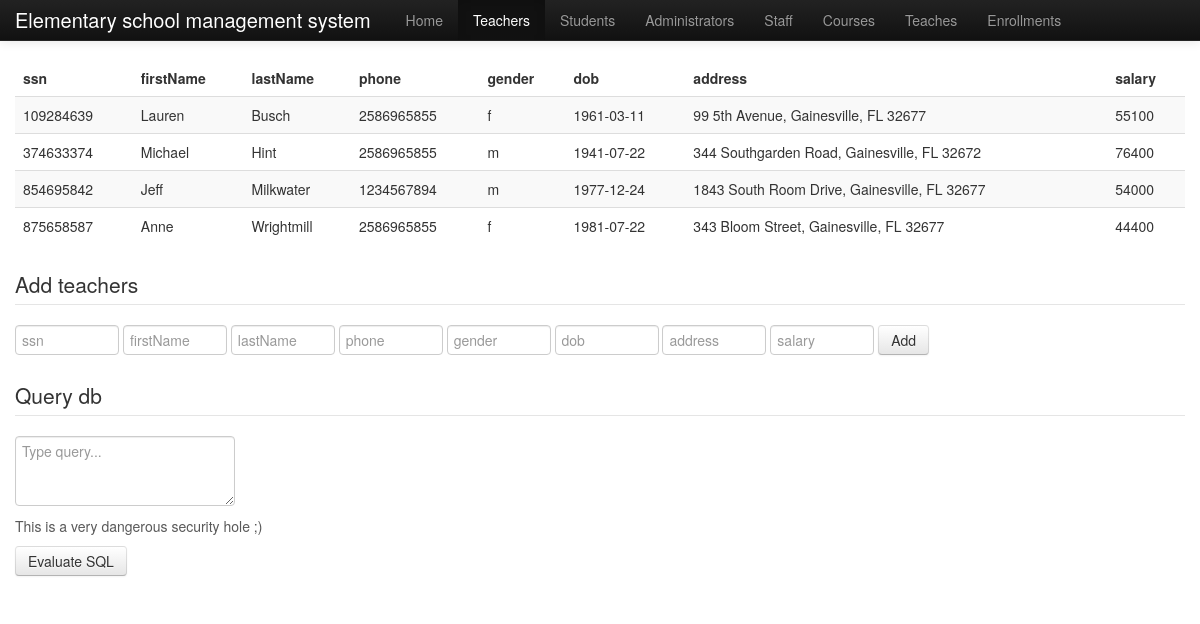
The page /teachers on the database its author committed.
### tables this page shows
CREATE TABLE Teachers (
	ssn integer primary key check (ssn >= 0 and length(ssn) = 9),
	firstName text not null,
	lastName text not null,
	phone integer not null check (phone >= 0 and length(phone) = 10),
	gender text not null check (gender = 'm' or gender = 'f'),
	dob date not null,
	address text not null,
	salary integer not null check (salary >= 0 and length(salary) < 6)
);

### test.py (the view)
@app.route("/teachers")
def teachers():
	result = query_db("select * from Teachers")
	return render_template("entries.html", entries=result, active_page="teachers")

### test.py (called while the page is built)
def connect_db():
	conn = sqlite3.connect("database.db")
	conn.execute("PRAGMA foreign_keys = ON;")
	return conn

def query_db(query, args=(), one=False):
	cur = g.db.execute(query, args)
	rv = [dict((cur.description[idx][0], value)
			   for idx, value in enumerate(row)) for row in cur.fetchall()]
	return (rv[0] if rv else None) if one else rv

@app.before_request
def before_request():
	g.db = connect_db()

@app.teardown_request
def teardown_request(e):
	g.db.close()

### templates/entries.html (shortened to what this page needs)
{% extends "layout.html" %}
{% block container %}
<table class="table table-striped">
	<thead>
		<tr>
		{% for key in entries[0] %}
			<th>{{ key }}</th>
		{% endfor %}
		</tr>
	</thead>
	<tbody>
		{% for entry in entries %}
			<tr>
				{% for key in entry %}
					<td>{{ entry[key] }}</td>
				{% endfor %}
			</tr>
		{% endfor %}
	</tbody>
</table>
<form action="{{ url_for('add_' + active_page) }}" method="post" class="form-inline">
	<fieldset>
		<legend>{{"Add " + active_page}}</legend>
		{% for key in entries[0] %}
			<input type="text" class="input-small" placeholder={{ key }} name={{ key }}>
		{% endfor %}
		<button type="submit" class="btn">Add</button>
	</fieldset>
</form>
<form action="{{ url_for('qdb') }}" method="post">
	<fieldset>
		<legend>Query db</legend>
		<textarea type="text" rows="3" placeholder="Type query..." name="sql"></textarea>
		<span class="help-block">This is a very dangerous security hole ;)</span>
		<button type="submit" class=" btn">Evaluate SQL</button>
	</fieldset>
</form>
{% endblock %}

### templates/layout.html (style rules this page uses)
body { padding-top: 60px; }

### rows shown on the page
Teachers: ssn "109284639" "Lauren" "Busch" "2586965855" "f" "1961-03-11" "99 5th Avenue, Gainesville, FL 32677" "55100"
Teachers: ssn "374633374" "Michael" "Hint" "2586965855" "m" "1941-07-22" "344 Southgarden Road, Gainesville, FL 32672" "76400"
Teachers: ssn "854695842" "Jeff" "Milkwater" "1234567894" "m" "1977-12-24" "1843 South Room Drive, Gainesville, FL 32677" "54000"
Teachers: ssn "875658587" "Anne" "Wrightmill" "2586965855" "f" "1981-07-22" "343 Bloom Street, Gainesville, FL 32677" "44400"

### other values the page prints
{{ caption|e }} "Home" "Teachers" "Students" "Administrators" "Staff" "Courses" "Teaches" "Enrollments"
{{ key }} "ssn" "firstName" "lastName" "phone" "gender" "dob" "address" "salary"
{{ "Add " + active_page }} "Add teachers"
